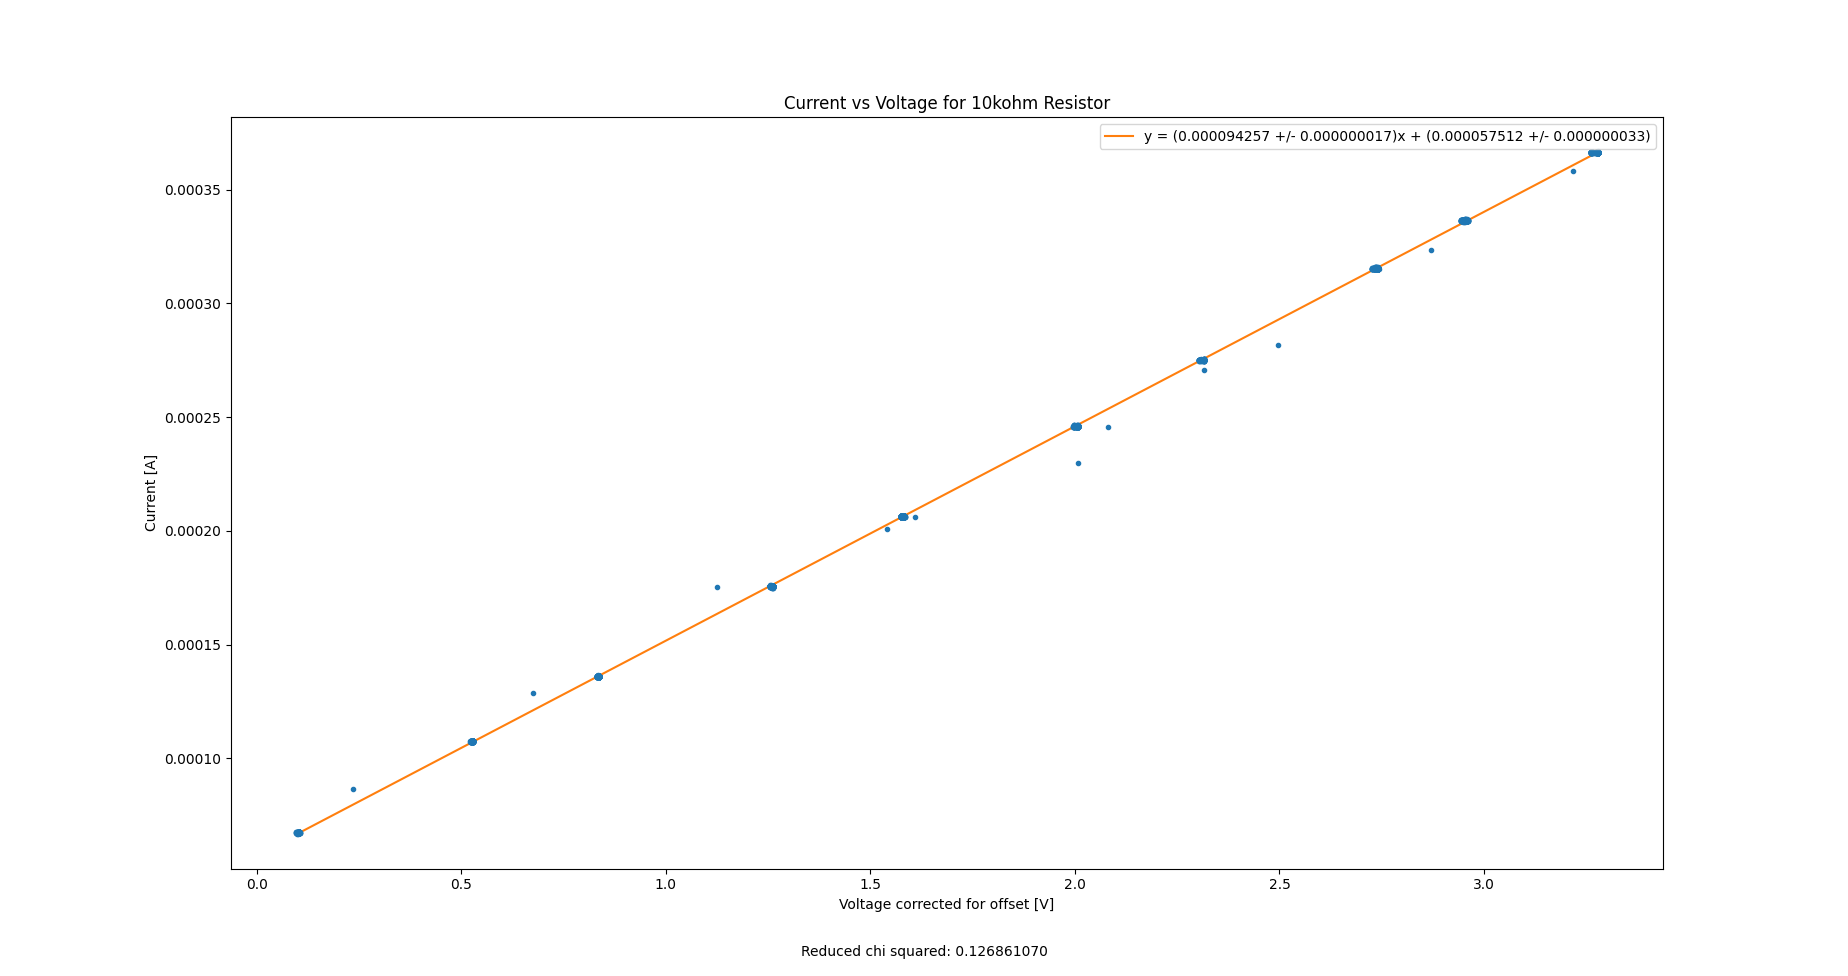

This figure's Python source:
import matplotlib.pyplot as plt
import numpy as np
from scipy.stats import linregress
import pandas as pd

# data
#dac_voltage = np.array([0.103, 0.526, 0.834, 1.260, 1.580, 2.006, 2.316, 2.736, 2.950, 3.279])
#high_gain_1ohm = np.array([-0.027e-3, 0.013e-3, 0.042e-3, 0.081e-3, 0.112e-3, 0.152e-3, 0.181e-3, 0.221e-3, 0.242e-3, 0.271e-3])
file = "./10kohm.csv"
df = pd.read_csv(file)
dac_voltage = df['dac'].to_numpy()
high_gain_1ohm = df['highgain'].to_numpy()
high_gain_1ohm = high_gain_1ohm*1e-3

# high gain
ten_kohm_voltage = dac_voltage - high_gain_1ohm
offset = -0.19e-3/-2.01
current = (high_gain_1ohm + offset) / 1 #volts/ohms

# I vs V plot
fig = plt.figure()
plt.title("Current vs Voltage for 10kohm Resistor")
plt.xlabel("Voltage corrected for offset [V]")
plt.ylabel("Current [A]")

coef = np.polyfit(ten_kohm_voltage, current, 1)
lin_func = np.poly1d(coef)
yfit = lin_func(ten_kohm_voltage)

result = linregress(ten_kohm_voltage, current)

plt.errorbar(ten_kohm_voltage, current, fmt=".")
plt.plot(ten_kohm_voltage, yfit, label=f"y = ({coef[0]:.9f} +/- {result.stderr:.9f})x + ({coef[1]:.9f} +/- {result.intercept_stderr:.9f})")

# resistance value
r = 1/coef[0]
err = r * result.stderr
print(f"Resistance: {r:.9f} +/- {err:.9f}")

# chi squared
c_err = np.std(current)/np.sqrt(len(current))
chi_sq = np.sum(((current-yfit) / c_err) **2)
red_chi_sq = chi_sq / (len(ten_kohm_voltage) - 2)
text = f"Reduced chi squared: {red_chi_sq:.9f}"
fig = fig.text(0.5, 0.02, text, wrap=True, horizontalalignment='center')

plt.legend()

# acceptance test
print(f"Values agree? They agree if A - B ({abs(r - 10000):.3f}) < 2(aA + aB) ({2*((err**2) + (500**2)):.3f})")
print(f"Values agree? {abs(r - 10000) < 2*((err**2) + (500**2))}")


# residuals plot
fig = plt.figure()
plt.title("Residuals for 10kohm I vs V plot")
plt.xlabel("Voltage corrected for offset [V]")
plt.ylabel("Residuals [A]")

plt.scatter(ten_kohm_voltage, yfit - current)

plt.show()
